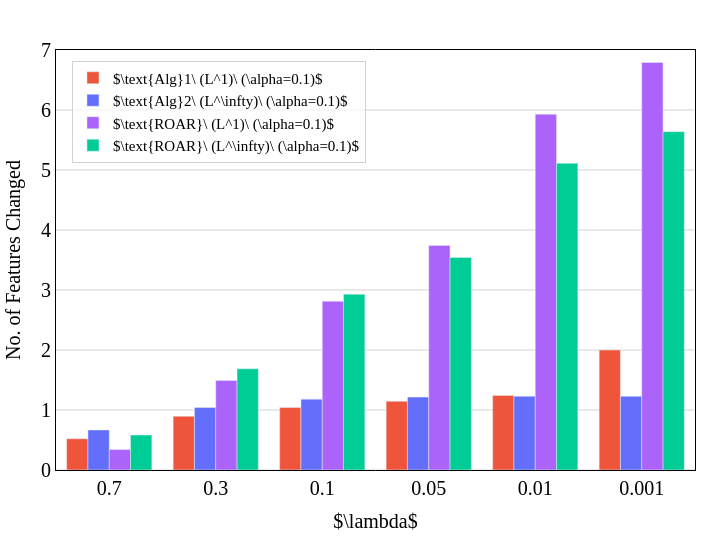

Notebook cell for this chart:
### Code cell
fig = go.Figure()
font_family = 'Times New Roman'
font_color = 'black'
font_size = 20
# width, height = 720, 540
width, height = 720, 540

for algo in params['algorithms']:
    df_sub = df_results_mean_histo[df_results_mean_histo["algorithm"] == algo]
    fig.add_trace(
        go.Bar(
            x=df_sub["lambda_str"],
            y=df_sub["add_diff_count"],
            name=algorithm_latex_map[algo],
            marker=dict(color=custom_colors[algo])
        )
    )

fig.update_layout(plot_bgcolor="white",
                  paper_bgcolor="white",)
                #   xaxis=dict(title="Lambda",
                #              showgrid=True,
                #              mirror=True,
                #              gridcolor="black",),
                #     yaxis=dict(title="sum of diff_count",
                #                showgrid=True,
                #                gridcolor="black",
                #                mirror=True))
fig.update_xaxes(
        title=dict(
            text= r"$\lambda$",
            font=dict(
                family=font_family,
                color=font_color,
                size=font_size
            )
            ), 
        showline=True, 
        mirror=True,
        showgrid=False,
        linecolor='black', 
        gridcolor='lightgrey', 
        zerolinewidth=1,
        zerolinecolor='lightgrey',
        )

fig.update_yaxes(
        title=dict(
            text='No. of Features Changed',
            font=dict(
                family=font_family,
                color=font_color,
                size=font_size
            ), 
            ), 
        showline=True, 
        mirror=True,
        linecolor='black', 
        gridcolor='lightgrey',
        zerolinewidth=1,
        zerolinecolor='lightgrey',
        )

fig.update_layout(
        width=width,
        height=height,
        plot_bgcolor='white',
        paper_bgcolor='white',
        margin=dict(t=50,b=25,l=25,r=25),
        # title =dict(
        #     text=f"{params['data'].capitalize()} | {params['base_model'].upper()} | WC ({params['adv_method']}) Adversary", 
        #     x= 0.5, 
        #     font=dict(family=font_family, size=20)
        #     ),
        legend=dict(
            # x=0.975,
            x=0.025, 
            y=0.975, 
            orientation='v',
            xanchor='left',
            font=dict(
                family=font_family,
                color=font_color,
                size=15
                ), 
            bgcolor='rgba(255, 255, 255, 0.7)',
            bordercolor='lightgrey',
            borderwidth=1,
            entrywidth=100.5,
            ),
        xaxis=dict(
            tickfont=dict(
                family=font_family,
                color=font_color,
                size=20,
            ),
            
        ),
        yaxis=dict(
            tickfont=dict(
                family=font_family,
                color=font_color,
                size=20
            ),
            range=[0,7]
        )
    )

### Figure 1 — Plotly figure (JSON) as saved in the notebook; plotly's stock layout.template omitted (floating-point values rounded to 4 significant figures)
{"data": [{"marker": {"color": "#EF553B"}, "name": "$\\text{Alg}1\\ (L^1)\\ (\\alpha=0.1)$", "type": "bar", "x": ["0.7", "0.3", "0.1", "0.05", "0.01", "0.001"], "y": [0.5208, 0.8958, 1.042, 1.146, 1.243, 2.0]}, {"marker": {"color": "#636EFA"}, "name": "$\\text{Alg}2\\ (L^\\infty)\\ (\\alpha=0.1)$", "type": "bar", "x": ["0.7", "0.3", "0.1", "0.05", "0.01", "0.001"], "y": [0.6667, 1.042, 1.181, 1.215, 1.229, 1.229]}, {"marker": {"color": "#AB63FA"}, "name": "$\\text{ROAR}\\ (L^1)\\ (\\alpha=0.1)$", "type": "bar", "x": ["0.7", "0.3", "0.1", "0.05", "0.01", "0.001"], "y": [0.3403, 1.493, 2.812, 3.743, 5.931, 6.792]}, {"marker": {"color": "#00CC96"}, "name": "$\\text{ROAR}\\ (L^\\infty)\\ (\\alpha=0.1)$", "type": "bar", "x": ["0.7", "0.3", "0.1", "0.05", "0.01", "0.001"], "y": [0.5833, 1.688, 2.931, 3.542, 5.111, 5.639]}], "layout": {"height": 540, "legend": {"bgcolor": "rgba(255, 255, 255, 0.7)", "bordercolor": "lightgrey", "borderwidth": 1, "entrywidth": 100.5, "font": {"color": "black", "family": "Times New Roman", "size": 15}, "orientation": "v", "x": 0.025, "xanchor": "left", "y": 0.975}, "margin": {"b": 25, "l": 25, "r": 25, "t": 50}, "paper_bgcolor": "white", "plot_bgcolor": "white", "width": 720, "xaxis": {"gridcolor": "lightgrey", "linecolor": "black", "mirror": true, "showgrid": false, "showline": true, "tickfont": {"color": "black", "family": "Times New Roman", "size": 20}, "title": {"font": {"color": "black", "family": "Times New Roman", "size": 20}, "text": "$\\lambda$"}, "zerolinecolor": "lightgrey", "zerolinewidth": 1}, "yaxis": {"gridcolor": "lightgrey", "linecolor": "black", "mirror": true, "range": [0, 7], "showline": true, "tickfont": {"color": "black", "family": "Times New Roman", "size": 20}, "title": {"font": {"color": "black", "family": "Times New Roman", "size": 20}, "text": "No. of Features Changed"}, "zerolinecolor": "lightgrey", "zerolinewidth": 1}}}
